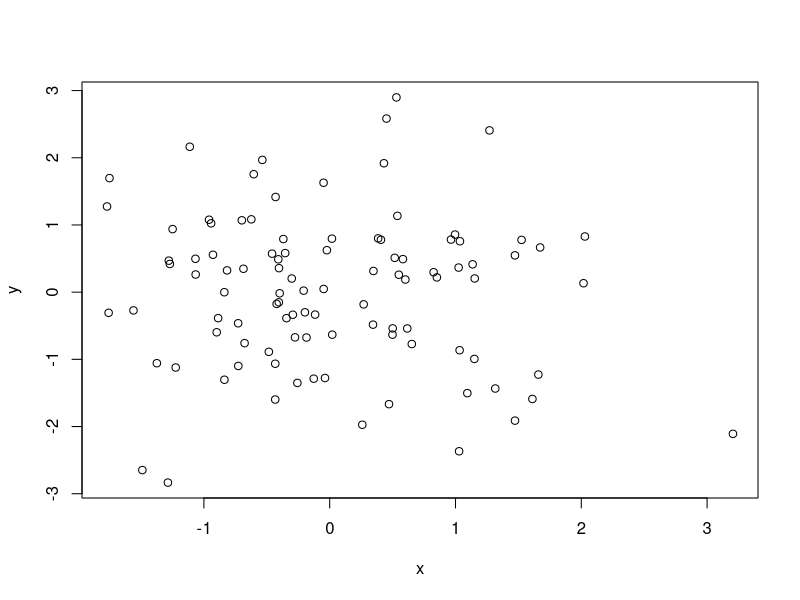

This chart was generated by the following R code:
## ---- chunk 1
x = rnorm(100)
y = rnorm(100)
plot(x,y)
## ---- chunk 2
summary(x)
## ---- chunk 3
x = rnorm(100)
